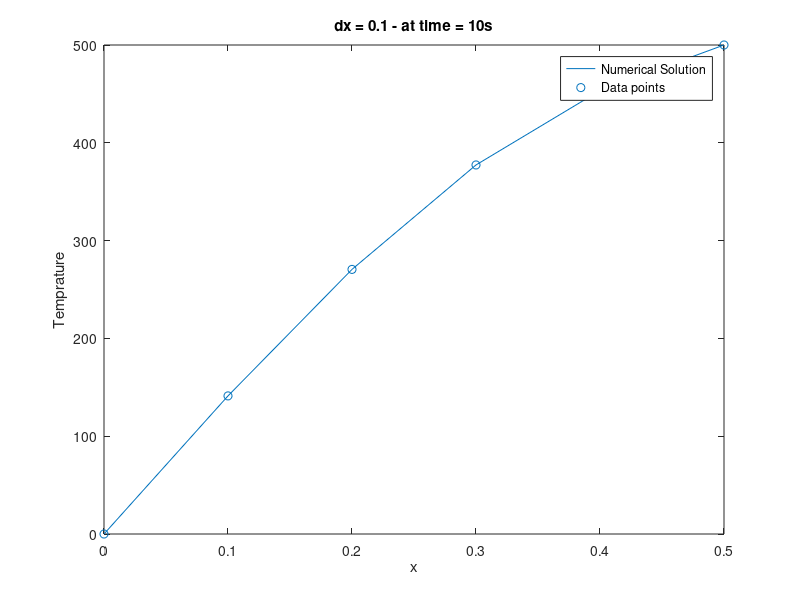

The MATLAB script that drew this image:
clc 
clear

%dx value given 
dx = 0.1;

%dy value given 
dy = 0.1;

%Length given - 
Length = 1;

%No of elements - 
elemX = Length/dx; %x axis
elemY = Length/dy; %y axis

%Number of nodes
nodesX = elemX + 1;
nodesY = elemY + 1;

%information given 
alpha = 0.0001;

%dt 
dt = 0.01;

%time to run the simulation 
TIME = 10;

%Max iterations limit 
maxIter = 1e10;

%Tollerance 
toll = 1e-6;

%initiallising discritising variable used in the expression 
A = (dx*dx)/(dt*alpha);

%meshgrid formation 
crdx = (1:nodesX);
crdy = (1:nodesY);
crdx = (crdx-1)/elemX;
crdy = (crdy-1)/elemY;

%initial conditions
for(i = 1:nodesX)
    for(j=1:nodesY)
        if(j>(nodesY+1)/2 && i>(nodesY+1)/2)
            continue
        end
        T(i,j) = 400*sin(pi*crdx(i))*sin(pi*crdy(j)) + 400*crdx(i)*crdy(j);
    end
end

%Initiating neumann boundary conditions
for j=1:(nodesY+1)/2
    T(nodesX+1,j) = T(nodesX-1,j);
end
for j=1:(nodesX+1)/2
    T(j,nodesY+1) = T(j,nodesY-1);
end

%Initiallising temp initial vector 
Tinitial = T;

%temporal loop starts here 
for t = 1:maxIter
    time = t*dt;
    TPrev = T;
    %Gauss Sidel loop starts here 
    for l = 1:maxIter
        Tg = T;
        %space loop starts here 
        for m = 2:nodesX
            for n = 2:nodesY
                if(n>=(nodesY+1)/2 && m>=(nodesY+1)/2)
                    continue
                end
                T(m,n) = TPrev(m,n)*A + 0.5*(TPrev(m+1,n) - 2*TPrev(m,n) + TPrev(m-1,n)) +...
                    0.5*(TPrev(m,n+1) - 2*TPrev(m,n) + TPrev(m,n-1)) +...
                    0.5*(T(m+1,n) - 2*T(m,n) + T(m-1,n)) + 0.5*(T(m,n+1) - 2*T(m,n) + T(m,n-1));
                T(m,n) = T(m,n)/A;
            end 
        end
        %Initiating neumann boundary conditions
        for j=1:(nodesY+1)/2
            T(nodesX+1,j) = T(nodesX-1,j);
        end
        for j=1:(nodesX+1)/2
            T(j,nodesY+1) = T(j,nodesY-1);
        end
        errorGs = abs(norm(T - Tg)/(norm(T)+1e-12));
        if(errorGs < toll)
            break
        end
    end
    errorSt = abs(norm(T - TPrev)/(norm(T)+1e-12));
    if(time >= TIME)
        break 
    end
end

%Plotting 
for i = 1:(nodesY+1)/2
    pltT(i) = T((nodesX+1)/2 , i);
    pltY(i) = crdy(i);
end


figure(1)
plot(pltY,pltT ,'DisplayName' , 'Numerical Solution');
hold on
scatter(pltY,pltT, 'DisplayName' , 'Data points');
hold off
legend
xlabel("x")
ylabel("Temprature")
title("dx = 0.1 - at time = 10s")

T1 = T;
save x01.mat T1
















